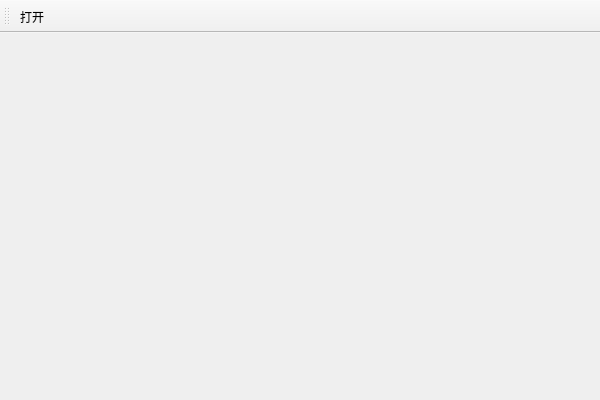
<?xml version="1.0" encoding="UTF-8"?>
<ui version="4.0">
 <class>HuffmanTreeRefactorClass</class>
 <widget class="QMainWindow" name="HuffmanTreeRefactorClass">
  <property name="geometry">
   <rect>
    <x>0</x>
    <y>0</y>
    <width>600</width>
    <height>400</height>
   </rect>
  </property>
  <property name="windowTitle">
   <string>HuffmanTreeRefactor</string>
  </property>
  <widget class="QWidget" name="centralWidget"/>
  <widget class="QToolBar" name="mainToolBar">
   <attribute name="toolBarArea">
    <enum>TopToolBarArea</enum>
   </attribute>
   <attribute name="toolBarBreak">
    <bool>false</bool>
   </attribute>
   <addaction name="openAction"/>
  </widget>
  <action name="openAction">
   <property name="icon">
    <iconset resource="HuffmanTreeRefactor.qrc">
     <normaloff>:/Resources/open.png</normaloff>:/Resources/open.png</iconset>
   </property>
   <property name="text">
    <string>打开</string>
   </property>
   <property name="toolTip">
    <string>打开</string>
   </property>
  </action>
 </widget>
 <layoutdefault spacing="6" margin="11"/>
 <resources>
  <include location="HuffmanTreeRefactor.qrc"/>
 </resources>
 <connections/>
</ui>
